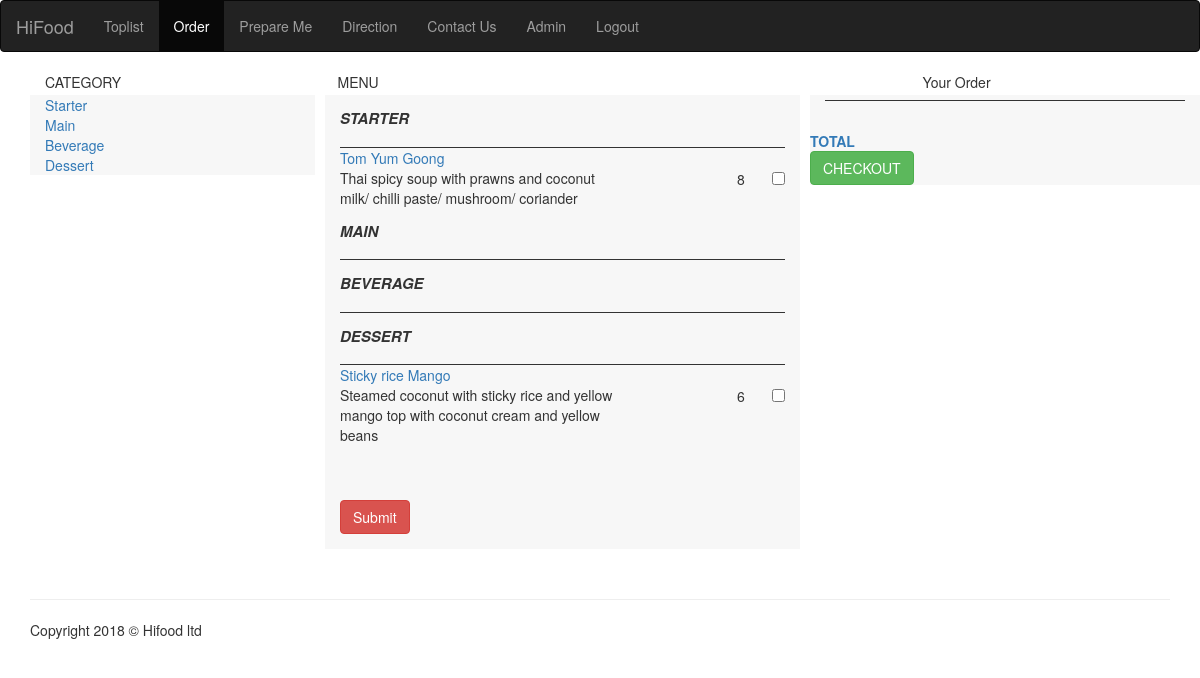
Screenshot of /order.php (signed in) with the database file from the repository.
### tables this page shows
CREATE TABLE `main_menu` (
  `item_id` int(255) NOT NULL,
  `item_name` varchar(255) NOT NULL
);

CREATE TABLE `sub_menu` (
  `sub_item_id` int(255) NOT NULL,
  `menu_item` varchar(255) NOT NULL,
  `sub_menu_item` varchar(255) NOT NULL,
  `menu_info` varchar(255) NOT NULL,
  `price` int(255) NOT NULL
);

### order.php (the view, shortened to what this page needs)
<?php
  if(!isset($_SESSION["sess_user"])){
          header("location:index.php");
          ob_end_flush();
  } else {
?>
<!DOCTYPE html>
<html lang="en">
<head>
  <link rel="stylesheet" href="https://maxcdn.bootstrapcdn.com/bootstrap/3.3.7/css/bootstrap.min.css">
 </head>
<nav class="navbar navbar-inverse">
  <div class="container-fluid">
    <div class="navbar-header">
      <a class="navbar-brand" href="toplist.php">HiFood</a>
    </div>
    <div id="navbar" class="collapse navbar-collapse">
    <ul class="nav navbar-nav">
      <li><a href="toplist.php">Toplist</a></li>
      <li class="active"><a href="order.php">Order</a></li>
      <li><a href="prepare.php">Prepare Me</a></li>
      <li><a href="direction.php">Direction</a></li>
      <li><a href="contact.php">Contact Us</a></li>
      <li><a href="addmenu.php">Admin</a></li>
      <li><a href="logout.php">Logout</a></li>
    </ul>
  </div>
  </div>
</nav>
 <body>
<?php include'connector2.php';?>
<div class="container">
    <div class="container booking_strip">
        <div class="row">
            <div class="col-md-3">CATEGORY</div>
            <div class="col-md-6">MENU</div>
            <div class="col-md-3">Your Order</div>
        </div>
    </div>
    <div class="clearfix" style="margin:1px auto; border-bottom:1px solid #FFF;"></div>
        <div class="container">
            <div class="col-md-3" style="background:#F7F7F7 !important; margin-left:-15px; margin-right:10px;">
        <?php
                    $mainmenu_query = $db->query("select * from `main_menu`") or die(mysqli_error());
                    while($mainmenu_row = mysqli_fetch_assoc($mainmenu_query)){
                        echo '<div class="booking_left"><a href="#'.$mainmenu_row['item_name'].'">'.$mainmenu_row['item_name'].'</a></div>';
                    }
                ?>
            </div>
                <div class="col-md-5" style="background:#F7F7F7 !important;">
                <form action="#" method="post">
                <div class="scroll-design">
          <?php
                    $mainmenu_query = $db->query("select * from `main_menu`") or die(mysqli_error());
                    while($mainmenu_row = mysqli_fetch_assoc($mainmenu_query)){
                        $main_item = $mainmenu_row['item_name']?>
                        <h4 style="padding:5px 0px 10px; font-size:15px; font-weight:bold; font-style:italic; text-transform:uppercase;" id="<?php echo $main_item?>"><?php echo $main_item?></h4>
                <div style="border-bottom:1px solid #333;"></div>
                            <?php
                    $submenu_query = $db->query("select * from sub_menu where menu_item='$main_item'") or die(mysqli_error());
                    while($submenu_row = mysqli_fetch_assoc($submenu_query)){?>
                        <div class="row">
                            <div class="col-md-8">
                                <div class="booking_left_1 sub_menu_item"><a href="#"><?php echo $submenu_row['sub_menu_item']?></a></div>
                            </div>
                            <div class="col-md-8">
                                <div class="booking_left_1 sub_menu_item"> <?php echo $submenu_row['menu_info']?></a></div>
                            </div>
                            <div class="col-md-4">
                                <div align="right"><span class="price"> <?php echo $submenu_row['price']?></span> <input type="checkbox" name="sub_menu[]" value="<?php echo $submenu_row['sub_item_id']?>" /></div>
                            </div>
                        </div>
                <?php
                } } echo '<div class="clearfix"></div>';    ?>
                <div style=" padding:15px 0px;"><input type="submit" name="submit" style=" style="position:fixed;"" value="Submit" class="btn btn-danger">
                </div>
              </form>
            </div>
            </div>
            <div class="col-md-4" style="">
                <div class="row" style="background:#F7F7F7 !important; margin:0px -35px 0px -5px !important;">
                    <div style="border-bottom:1px solid #333; margin:5px 15px 10px;"></div>
                    <div class="row" style="padding-top:20px;">
                        <div class="col-md-8">
                            <div class="booking_left_1" style="font-weight:bold;"><a href="#">TOTAL</a></div>
                        </div>
                        <div class="col-md-4">
                        </div>
                    </div>
                    <a href="javascript:alert('Your Order has been Placed Successfully');" class="btn btn-success">CHECKOUT</a>
              </div>
            </div>
      </div>
  <footer>
     <div class="container">
     <hr>
     <div class="row">
     <div class="col-lg-12">
        <p>Copyright 2018 &copy; Hifood ltd </p>
     </div>
     </div>
  </footer>
  </body>
</html>
  <?php
}
  ?>

### order.php (style rules this page uses)
body { padding-top: 0px; }

### rows the page displays
main_menu: item_name "Starter", item_name "STARTER"
main_menu: item_name "Main", item_name "MAIN"
main_menu: item_name "Beverage", item_name "BEVERAGE"
main_menu: item_name "Dessert", item_name "DESSERT"
sub_menu: sub_menu_item "Tom Yum Goong", menu_info "Thai spicy soup with prawns and coconut milk/ chilli paste/ mushroom/ coriander", price "8"
sub_menu: sub_menu_item "Sticky rice Mango", menu_info "Steamed coconut with sticky rice and yellow mango top with coconut cream and yellow beans", price "6"
